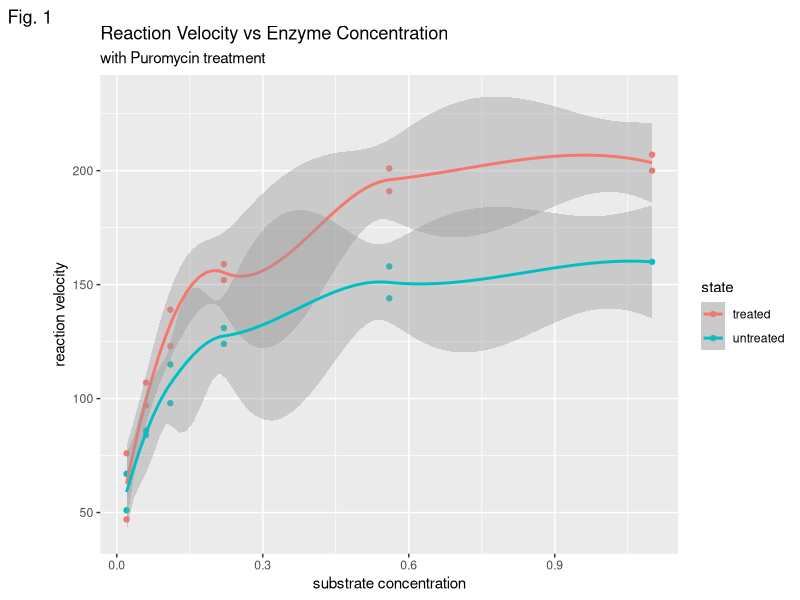
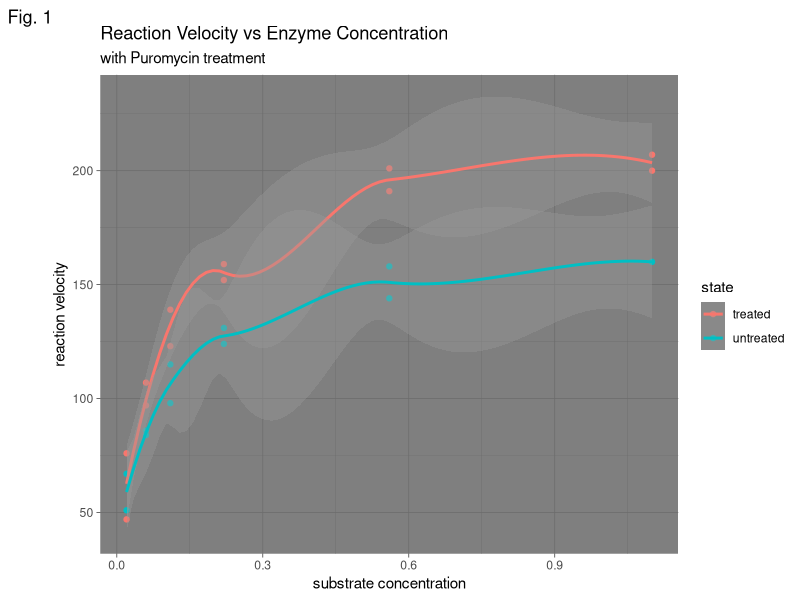
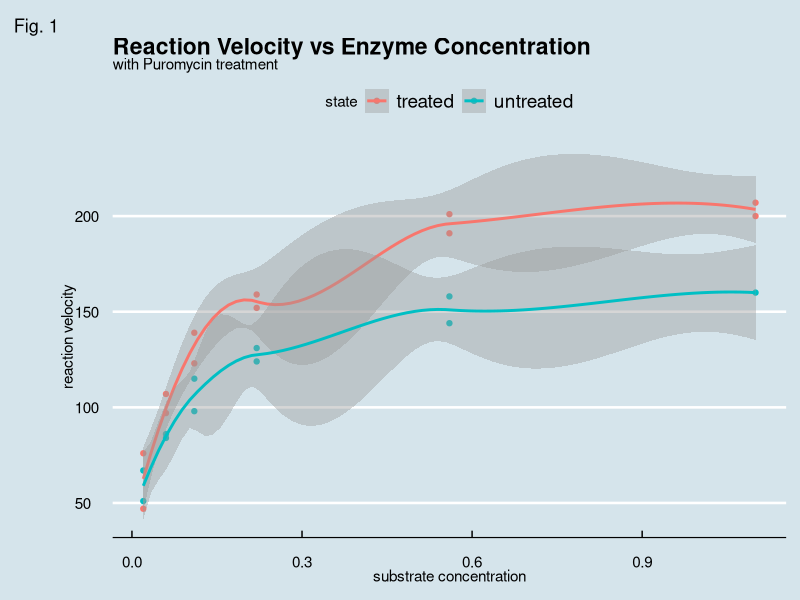
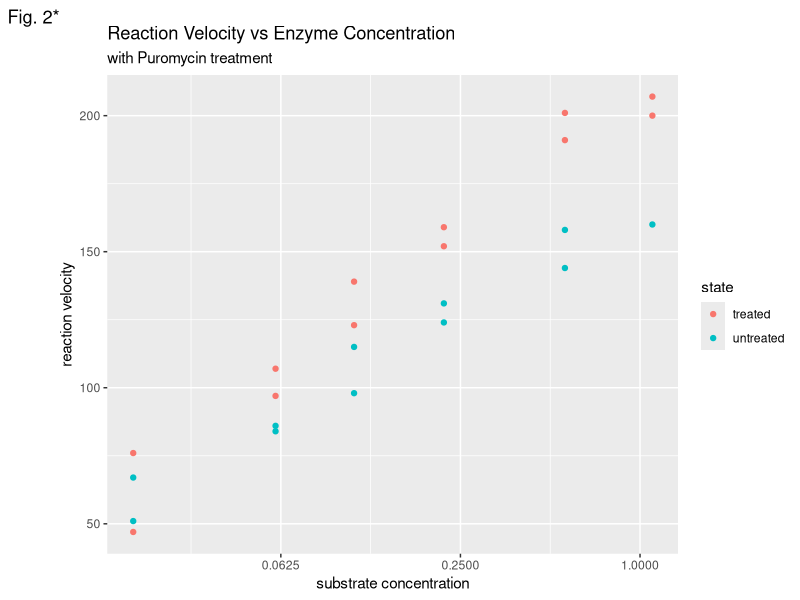
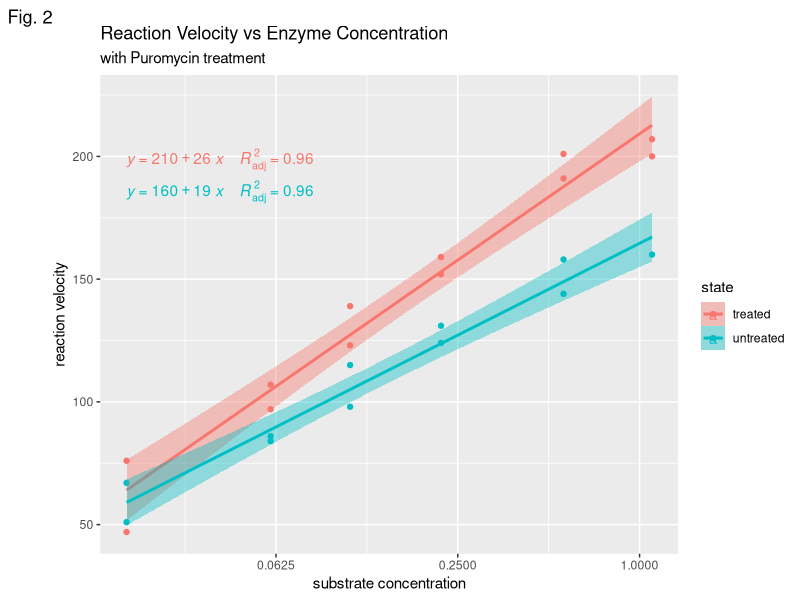

Recreate these plots in R, in order.
## ---- chunk 1
# Library ---------------------------------------------
library(ggplot2)
library(ggpubr)
library(ggthemes)

# Data ---------------------------------------------
d <- Puromycin
head(d)

# Figure 1: Basic linear fit scatter plot; Reaction Rate vs Concentration---------------------------------------------
p1 <- qplot(d$conc, d$rate, data = d, color = state,
      geom=c("point", "smooth")) +
   labs(title="Reaction Velocity vs Enzyme Concentration",
           subtitle="with Puromycin treatment",
           x='substrate concentration',
           y='reaction velocity',
       tag='Fig. 1')
print(p1)

# different themes
p1 + theme_dark()
p1 + theme_economist() # not a fan of either

# Figure 2*: Transform X-variable into log2 scale
p2 <- ggplot(Puromycin, aes(x = conc, y = rate, color = state)) + 
  geom_point() +
   scale_x_continuous(trans = 'log2') +
   labs(title="Reaction Velocity vs Enzyme Concentration",
           subtitle="with Puromycin treatment",
           x='substrate concentration',
           y='reaction velocity',
       tag='Fig. 2*')
print(p2)

# Figure 2: add correlation coefficients to each group
p3 <- ggplot(Puromycin, aes(x = conc, y = rate, color = state), add = "reg.line",# Add regressin line
   conf.int = TRUE # Add confidence interval
   ) + 
  geom_point() +
   stat_smooth(aes(fill = state, color = state), method = "lm") +
   scale_x_continuous(trans = 'log2') +
   labs(title="Reaction Velocity vs Enzyme Concentration",
           subtitle="with Puromycin treatment",
           x='substrate concentration',
           y='reaction velocity',
       tag='Fig. 2') +
   stat_regline_equation(aes(label =  paste(..eq.label.., ..adj.rr.label.., sep = "~~~~"))) #add linear equation and correlation coefficient
print(p3)











